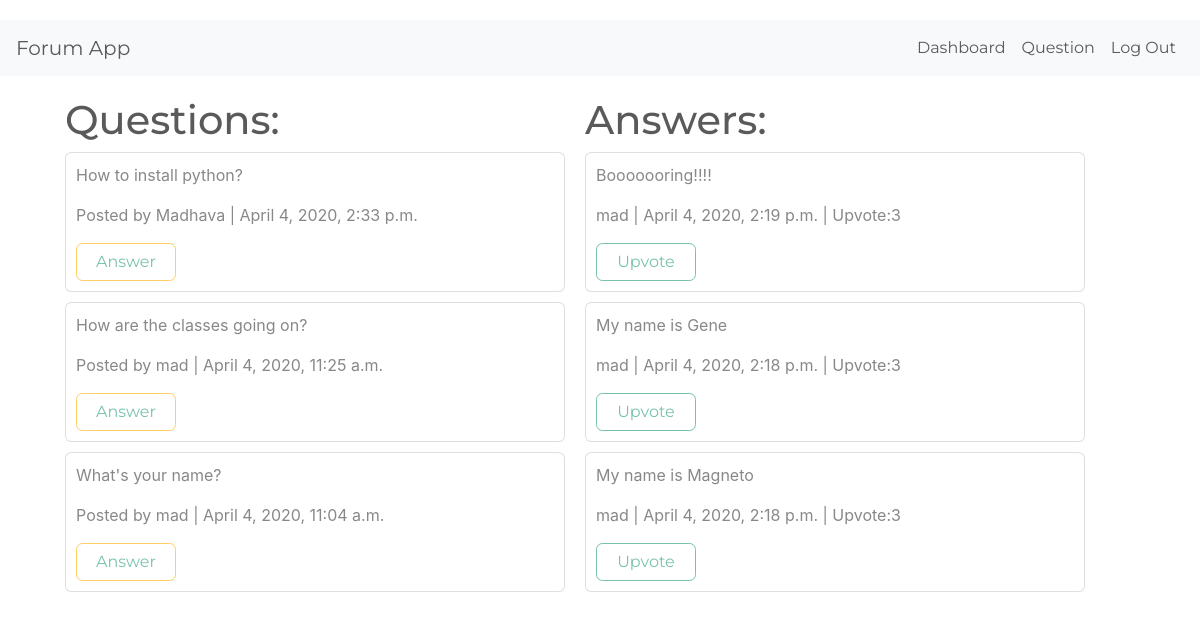
The page /dashboard/ (signed in) on the database its author committed.
### forum/models.py (models this page shows)
class Question(models.Model):
    author=models.ForeignKey(User,on_delete=models.CASCADE,null=True,blank=True)
    question=models.CharField(max_length=200)
    timestamp=models.DateTimeField(auto_now=True)

class Answer(models.Model):
    answer=models.TextField()
    timestamp=models.DateTimeField(auto_now=True)
    question=models.ForeignKey(Question,on_delete=models.CASCADE,null=True,blank=True)
    author=models.ForeignKey(User,on_delete=models.CASCADE,null=True,blank=True)
    upvotes=models.IntegerField(default=1)

### forum/views.py (the view)
# urls.py: path('dashboard/',dashboard),
def dashboard(request):
    all_question=Question.objects.all().order_by("-timestamp")
    all_answer=Answer.objects.all().order_by("-timestamp")
    return render(request,"dashboard.html",{"question":all_question,"answer":all_answer})

### forum/templates/dashboard.html
{% extends 'base.html' %}
{% block body %}
<div class="container" style="display: flex;">
    <div style="width: 500px;margin-right: 20px;">
        <h1>Questions:</h1>
        {% for q in question %}
            <div class="card" style="padding: 10px;margin-bottom: 10px;">
                <p>{{q.question}}</p>
                <p>Posted by {{q.author}} | {{q.timestamp}}</p>
                <button class="btn btn-outline-warning" style="width: 100px;"><a href="/discussion/{{q.id}}/" style="text-decoration: none;">Answer</a></button>
            </div>
        {% endfor %}
    </div>
    <div style="width: 500px;">
        <h1>Answers:</h1>
        {% for a in answer %}
        <div  class="card" style="padding: 10px;margin-bottom: 10px;">
            <p>{{a.answer}}</p>
            <p>{{a.author}} | {{a.timestamp}} | Upvote:{{a.upvotes}}</p>
            <button class="btn btn-outline-primary" style="width: 100px;"><a href="/upvote/{{a.id}}/"style="text-decoration: none;">Upvote</a></button>
        </div>
        {% endfor %}
    </div>
</div>
{% endblock %}

### rows shown on the page
Question: question "How to install python?", author "Madhava", timestamp "April 4, 2020, 2:33 p.m."
Question: question "How are the classes going on?", author "mad", timestamp "April 4, 2020, 11:25 a.m."
Question: question "What's your name?", author "mad", timestamp "April 4, 2020, 11:04 a.m."
Answer: answer "Booooooring!!!!", author "mad", timestamp "April 4, 2020, 2:19 p.m.", upvotes "3"
Answer: answer "My name is Gene", author "mad", timestamp "April 4, 2020, 2:18 p.m.", upvotes "3"
Answer: answer "My name is Magneto", author "mad", timestamp "April 4, 2020, 2:18 p.m.", upvotes "3"
